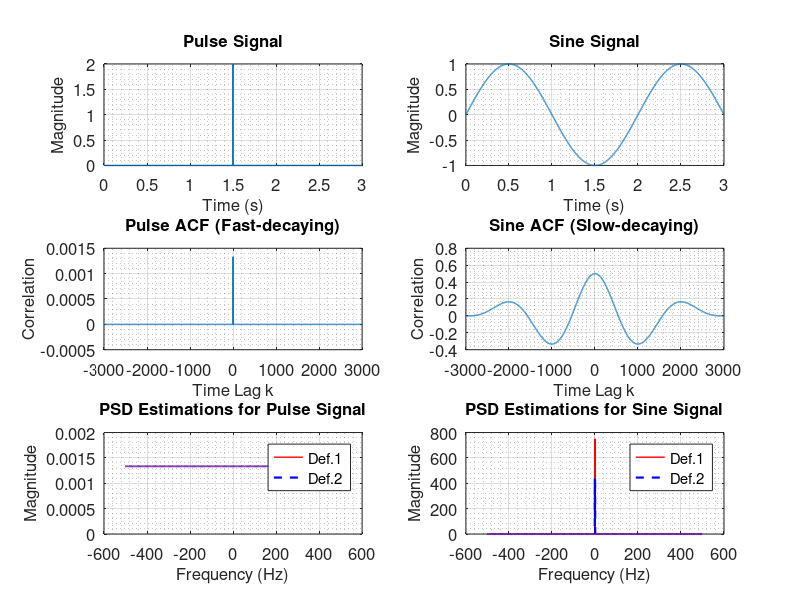

Here is the MATLAB script that generated this plot:
%% Classical and Modern Spectrum Estimation
% Question 1.1

clear all;
close all;
clc;

%% Initialisations

Fs = 1000; % sampling frequency
T = 1/Fs; % sampling period
N = 3000; % signal length

% plotting axis in time domain
t = (0 : N-1) * T; % signal vector (in seconds, starts from 0)

%% Signal generation

% pulse signal
pulse = zeros(size(t));
pulse(N/2) = 2; % set pulse
pulseACF = xcorr(pulse, 'biased'); % pulse ACF

% sine signal
sine = sin(2*pi*0.5*t);
sineACF = xcorr(sine, 'biased'); % sine ACF

acfAxis = (-N+1) : (N-1);  

%% PSD estimation

pulsePSD1 = abs(fftshift(fft(pulseACF)));
pulsePSD2 = (abs(fftshift(fft(pulse))).^2)/N;

sinePSD1 = abs(fftshift(fft(sineACF)));
sinePSD2 = (abs(fftshift(fft(sine))).^2)/N;

% plotting axis in frequency domain
f1 = (-Fs/2) : Fs/length(pulseACF) : (Fs/2 - Fs/length(pulseACF));
f2 = (-Fs/2) : Fs/length(pulsePSD2) : (Fs/2 - Fs/length(pulsePSD2));

%% Plot generation

figure(1); 

% pulse wave
subplot(3, 2, 1);
plot(t, pulse, 'LineWidth', 1);
set(gca,'fontsize', 12);
xlabel('Time (s)', 'fontsize', 12);
ylabel('Magnitude', 'fontsize', 12);
title('Pulse Signal', 'fontsize', 12);
grid on;
grid minor;

% sine wave
subplot(3, 2, 2);
plot(t, sine, 'LineWidth', 1);
set(gca,'fontsize', 12);
xlabel('Time (s)', 'fontsize', 12);
ylabel('Magnitude', 'fontsize', 12);
title('Sine Signal', 'fontsize', 12);
grid on;
grid minor;

% pulse ACF
subplot(3, 2, 3);
plot(acfAxis, pulseACF, 'LineWidth', 1);
set(gca,'fontsize', 12);
xlabel('Time Lag k', 'fontsize', 12);
ylabel('Correlation', 'fontsize', 12);
title('Pulse ACF (Fast-decaying)', 'fontsize', 12);
grid on;
grid minor;

% sine ACF
subplot(3, 2, 4);
plot(acfAxis, sineACF, 'LineWidth', 1);
set(gca,'fontsize', 12);
xlabel('Time Lag k', 'fontsize', 12);
ylabel('Correlation', 'fontsize', 12);
title('Sine ACF (Slow-decaying)', 'fontsize', 12);
grid on;
grid minor;

% pulse PSD
subplot(3, 2, 5);
plot(f1, pulsePSD1, 'r', 'LineWidth', 1);
hold on;
plot(f2, pulsePSD2, '--b', 'LineWidth', 1.6);
hold off;
ylim([0, 0.002]);
legend('Def.1', 'Def.2');
set(gca,'fontsize', 12);
xlabel('Frequency (Hz)', 'fontsize', 12);
ylabel('Magnitude', 'fontsize', 12);
title('PSD Estimations for Pulse Signal', 'fontsize', 12);

grid on;
grid minor;

% sine PSD
subplot(3, 2, 6);
plot(f1, sinePSD1, 'r', 'LineWidth', 1);
hold on;
plot(f2, sinePSD2, '--b', 'LineWidth', 1.6);
hold off;
legend('Def.1', 'Def.2');
set(gca,'fontsize', 12);
xlabel('Frequency (Hz)', 'fontsize', 12);
ylabel('Magnitude', 'fontsize', 12);
title('PSD Estimations for Sine Signal', 'fontsize', 12);
grid on;
grid minor;

